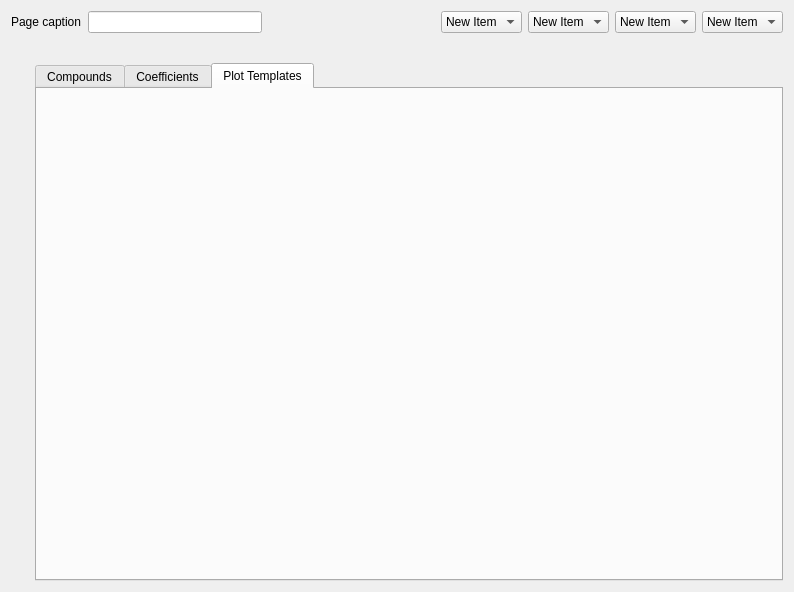
<?xml version="1.0" encoding="UTF-8"?>
<ui version="4.0">
 <class>ViewPageLibrary</class>
 <widget class="QWidget" name="ViewPageLibrary">
  <property name="geometry">
   <rect>
    <x>0</x>
    <y>0</y>
    <width>794</width>
    <height>592</height>
   </rect>
  </property>
  <property name="windowTitle">
   <string>Form</string>
  </property>
  <layout class="QVBoxLayout" name="verticalLayout_7">
   <item>
    <layout class="QHBoxLayout" name="horizontalLayout">
     <item>
      <widget class="QLabel" name="caption">
       <property name="text">
        <string>Page caption</string>
       </property>
      </widget>
     </item>
     <item>
      <widget class="QLineEdit" name="searchLineEdit">
       <property name="text">
        <string/>
       </property>
      </widget>
     </item>
     <item>
      <spacer name="horizontalSpacer">
       <property name="orientation">
        <enum>Qt::Horizontal</enum>
       </property>
       <property name="sizeHint" stdset="0">
        <size>
         <width>40</width>
         <height>20</height>
        </size>
       </property>
      </spacer>
     </item>
     <item>
      <widget class="QComboBox" name="filesFilterCombo">
       <item>
        <property name="text">
         <string>New Item</string>
        </property>
       </item>
       <item>
        <property name="text">
         <string>New Item</string>
        </property>
       </item>
       <item>
        <property name="text">
         <string>New Item</string>
        </property>
       </item>
      </widget>
     </item>
     <item>
      <widget class="QComboBox" name="classifiersFilterCombo">
       <item>
        <property name="text">
         <string>New Item</string>
        </property>
       </item>
       <item>
        <property name="text">
         <string>New Item</string>
        </property>
       </item>
       <item>
        <property name="text">
         <string>New Item</string>
        </property>
       </item>
      </widget>
     </item>
     <item>
      <widget class="QComboBox" name="specificsFilterCombo">
       <item>
        <property name="text">
         <string>New Item</string>
        </property>
       </item>
       <item>
        <property name="text">
         <string>New Item</string>
        </property>
       </item>
       <item>
        <property name="text">
         <string>New Item</string>
        </property>
       </item>
      </widget>
     </item>
     <item>
      <widget class="QComboBox" name="groupFilterCombo">
       <item>
        <property name="text">
         <string>New Item</string>
        </property>
       </item>
       <item>
        <property name="text">
         <string>New Item</string>
        </property>
       </item>
       <item>
        <property name="text">
         <string>New Item</string>
        </property>
       </item>
       <item>
        <property name="text">
         <string>New Item</string>
        </property>
       </item>
      </widget>
     </item>
    </layout>
   </item>
   <item>
    <widget class="QWidget" name="contentContainer" native="true">
     <layout class="QVBoxLayout" name="verticalLayout_2">
      <property name="leftMargin">
       <number>24</number>
      </property>
      <property name="topMargin">
       <number>24</number>
      </property>
      <property name="rightMargin">
       <number>0</number>
      </property>
      <property name="bottomMargin">
       <number>0</number>
      </property>
      <item>
       <widget class="QTabWidget" name="tabWidget">
        <property name="currentIndex">
         <number>2</number>
        </property>
        <widget class="QWidget" name="compoundsTab">
         <attribute name="title">
          <string>Compounds</string>
         </attribute>
         <layout class="QVBoxLayout" name="verticalLayout_8">
          <property name="leftMargin">
           <number>0</number>
          </property>
          <property name="topMargin">
           <number>0</number>
          </property>
          <item>
           <widget class="QSplitter" name="splitter">
            <property name="orientation">
             <enum>Qt::Horizontal</enum>
            </property>
            <widget class="QStackedWidget" name="compoundsTablesStackWgt">
             <property name="currentIndex">
              <number>0</number>
             </property>
             <widget class="QWidget" name="compoundsTablePage">
              <layout class="QVBoxLayout" name="verticalLayout_6">
               <property name="spacing">
                <number>0</number>
               </property>
               <property name="leftMargin">
                <number>0</number>
               </property>
               <property name="topMargin">
                <number>0</number>
               </property>
               <property name="rightMargin">
                <number>0</number>
               </property>
               <property name="bottomMargin">
                <number>0</number>
               </property>
               <item>
                <widget class="LibraryCompoundWidget" name="compoundsWidget" native="true"/>
               </item>
              </layout>
             </widget>
             <widget class="QWidget" name="compoundsAddTablePage">
              <layout class="QVBoxLayout" name="verticalLayout_11">
               <property name="leftMargin">
                <number>0</number>
               </property>
               <property name="topMargin">
                <number>24</number>
               </property>
               <property name="rightMargin">
                <number>0</number>
               </property>
               <property name="bottomMargin">
                <number>0</number>
               </property>
               <item>
                <widget class="QLabel" name="compoundsAddTableCaption">
                 <property name="sizePolicy">
                  <sizepolicy hsizetype="Preferred" vsizetype="Preferred">
                   <horstretch>0</horstretch>
                   <verstretch>0</verstretch>
                  </sizepolicy>
                 </property>
                 <property name="minimumSize">
                  <size>
                   <width>0</width>
                   <height>0</height>
                  </size>
                 </property>
                 <property name="text">
                  <string>Compounds list</string>
                 </property>
                </widget>
               </item>
               <item>
                <widget class="QTreeView" name="compoundsAddTableView"/>
               </item>
              </layout>
             </widget>
            </widget>
            <widget class="QStackedWidget" name="compoundsDetailsStackWgt">
             <property name="currentIndex">
              <number>0</number>
             </property>
             <widget class="QWidget" name="compoundsDetailsPage">
              <layout class="QVBoxLayout" name="verticalLayout_4" stretch="0,0">
               <property name="leftMargin">
                <number>24</number>
               </property>
               <property name="topMargin">
                <number>24</number>
               </property>
               <property name="rightMargin">
                <number>0</number>
               </property>
               <property name="bottomMargin">
                <number>0</number>
               </property>
               <item>
                <layout class="QHBoxLayout" name="horizontalLayout_5">
                 <item>
                  <widget class="QLabel" name="compoundCaption">
                   <property name="sizePolicy">
                    <sizepolicy hsizetype="Preferred" vsizetype="Maximum">
                     <horstretch>0</horstretch>
                     <verstretch>0</verstretch>
                    </sizepolicy>
                   </property>
                   <property name="minimumSize">
                    <size>
                     <width>0</width>
                     <height>0</height>
                    </size>
                   </property>
                   <property name="text">
                    <string>Compound name</string>
                   </property>
                  </widget>
                 </item>
                 <item>
                  <spacer name="horizontalSpacer_3">
                   <property name="orientation">
                    <enum>Qt::Horizontal</enum>
                   </property>
                   <property name="sizeType">
                    <enum>QSizePolicy::MinimumExpanding</enum>
                   </property>
                   <property name="sizeHint" stdset="0">
                    <size>
                     <width>40</width>
                     <height>0</height>
                    </size>
                   </property>
                  </spacer>
                 </item>
                 <item>
                  <widget class="QPushButton" name="compoundControlMenuBtn">
                   <property name="sizePolicy">
                    <sizepolicy hsizetype="Preferred" vsizetype="Maximum">
                     <horstretch>0</horstretch>
                     <verstretch>0</verstretch>
                    </sizepolicy>
                   </property>
                   <property name="text">
                    <string>Compound control</string>
                   </property>
                  </widget>
                 </item>
                </layout>
               </item>
               <item>
                <widget class="QScrollArea" name="compoundsDetailsScrollArea">
                 <property name="frameShape">
                  <enum>QFrame::NoFrame</enum>
                 </property>
                 <property name="widgetResizable">
                  <bool>true</bool>
                 </property>
                 <widget class="QWidget" name="scrollAreaWidgetContents_2">
                  <property name="geometry">
                   <rect>
                    <x>0</x>
                    <y>0</y>
                    <width>390</width>
                    <height>426</height>
                   </rect>
                  </property>
                  <layout class="QVBoxLayout" name="verticalLayout_5">
                   <property name="leftMargin">
                    <number>0</number>
                   </property>
                   <property name="topMargin">
                    <number>0</number>
                   </property>
                   <property name="rightMargin">
                    <number>0</number>
                   </property>
                   <property name="bottomMargin">
                    <number>0</number>
                   </property>
                   <item>
                    <widget class="CompoundDetailsWidget" name="compoundDetailsWidget" native="true"/>
                   </item>
                  </layout>
                 </widget>
                </widget>
               </item>
              </layout>
             </widget>
             <widget class="QWidget" name="addCompoundsPage">
              <layout class="QVBoxLayout" name="verticalLayout">
               <property name="spacing">
                <number>0</number>
               </property>
               <property name="leftMargin">
                <number>24</number>
               </property>
               <property name="topMargin">
                <number>0</number>
               </property>
               <property name="rightMargin">
                <number>0</number>
               </property>
               <property name="bottomMargin">
                <number>0</number>
               </property>
               <item>
                <widget class="QScrollArea" name="addCompoundsDetailsScrollArea">
                 <property name="frameShape">
                  <enum>QFrame::NoFrame</enum>
                 </property>
                 <property name="widgetResizable">
                  <bool>true</bool>
                 </property>
                 <widget class="QWidget" name="scrollAreaWidgetContents">
                  <property name="geometry">
                   <rect>
                    <x>0</x>
                    <y>0</y>
                    <width>254</width>
                    <height>72</height>
                   </rect>
                  </property>
                  <layout class="QVBoxLayout" name="verticalLayout_3" stretch="0,0">
                   <property name="leftMargin">
                    <number>0</number>
                   </property>
                   <property name="topMargin">
                    <number>24</number>
                   </property>
                   <property name="rightMargin">
                    <number>0</number>
                   </property>
                   <property name="bottomMargin">
                    <number>0</number>
                   </property>
                   <item>
                    <layout class="QHBoxLayout" name="horizontalLayout_4">
                     <item>
                      <widget class="QLabel" name="compoundAddCaption">
                       <property name="sizePolicy">
                        <sizepolicy hsizetype="Preferred" vsizetype="Maximum">
                         <horstretch>0</horstretch>
                         <verstretch>0</verstretch>
                        </sizepolicy>
                       </property>
                       <property name="minimumSize">
                        <size>
                         <width>0</width>
                         <height>0</height>
                        </size>
                       </property>
                       <property name="text">
                        <string>Add compound</string>
                       </property>
                      </widget>
                     </item>
                     <item>
                      <spacer name="horizontalSpacer_2">
                       <property name="orientation">
                        <enum>Qt::Horizontal</enum>
                       </property>
                       <property name="sizeHint" stdset="0">
                        <size>
                         <width>40</width>
                         <height>0</height>
                        </size>
                       </property>
                      </spacer>
                     </item>
                     <item>
                      <widget class="QPushButton" name="compoundConfirmAdditionBtn">
                       <property name="sizePolicy">
                        <sizepolicy hsizetype="Minimum" vsizetype="Maximum">
                         <horstretch>0</horstretch>
                         <verstretch>0</verstretch>
                        </sizepolicy>
                       </property>
                       <property name="text">
                        <string>Add</string>
                       </property>
                      </widget>
                     </item>
                     <item>
                      <widget class="QPushButton" name="compoundCancelAdditionBtn">
                       <property name="sizePolicy">
                        <sizepolicy hsizetype="Minimum" vsizetype="Maximum">
                         <horstretch>0</horstretch>
                         <verstretch>0</verstretch>
                        </sizepolicy>
                       </property>
                       <property name="text">
                        <string>Cancel</string>
                       </property>
                      </widget>
                     </item>
                    </layout>
                   </item>
                   <item>
                    <widget class="QStackedWidget" name="addingDetailsStackWgt">
                     <property name="currentIndex">
                      <number>1</number>
                     </property>
                     <widget class="QWidget" name="adding_page">
                      <layout class="QVBoxLayout" name="verticalLayout_9">
                       <property name="leftMargin">
                        <number>0</number>
                       </property>
                       <property name="topMargin">
                        <number>0</number>
                       </property>
                       <property name="rightMargin">
                        <number>0</number>
                       </property>
                       <property name="bottomMargin">
                        <number>0</number>
                       </property>
                       <item>
                        <widget class="AddCompoundWidget" name="addingAddCompoundWidget" native="true"/>
                       </item>
                      </layout>
                     </widget>
                     <widget class="QWidget" name="details_page">
                      <layout class="QVBoxLayout" name="verticalLayout_10">
                       <property name="leftMargin">
                        <number>0</number>
                       </property>
                       <property name="topMargin">
                        <number>0</number>
                       </property>
                       <property name="rightMargin">
                        <number>0</number>
                       </property>
                       <property name="bottomMargin">
                        <number>0</number>
                       </property>
                       <item>
                        <widget class="CompoundDetailsWidget" name="addingCompoundDetailsWidged" native="true"/>
                       </item>
                      </layout>
                     </widget>
                    </widget>
                   </item>
                  </layout>
                 </widget>
                </widget>
               </item>
              </layout>
             </widget>
             <widget class="QWidget" name="modifyPage">
              <layout class="QVBoxLayout" name="verticalLayout_12" stretch="0,0">
               <property name="leftMargin">
                <number>24</number>
               </property>
               <property name="topMargin">
                <number>24</number>
               </property>
               <property name="rightMargin">
                <number>0</number>
               </property>
               <property name="bottomMargin">
                <number>0</number>
               </property>
               <item>
                <layout class="QHBoxLayout" name="horizontalLayout_6">
                 <item>
                  <widget class="QLabel" name="compoundModifyCaption">
                   <property name="sizePolicy">
                    <sizepolicy hsizetype="Preferred" vsizetype="Maximum">
                     <horstretch>0</horstretch>
                     <verstretch>0</verstretch>
                    </sizepolicy>
                   </property>
                   <property name="minimumSize">
                    <size>
                     <width>0</width>
                     <height>0</height>
                    </size>
                   </property>
                   <property name="text">
                    <string>Modify compound</string>
                   </property>
                  </widget>
                 </item>
                 <item>
                  <spacer name="horizontalSpacer_4">
                   <property name="orientation">
                    <enum>Qt::Horizontal</enum>
                   </property>
                   <property name="sizeHint" stdset="0">
                    <size>
                     <width>40</width>
                     <height>0</height>
                    </size>
                   </property>
                  </spacer>
                 </item>
                 <item>
                  <widget class="QPushButton" name="compoundConfirmModifyingBtn">
                   <property name="sizePolicy">
                    <sizepolicy hsizetype="Minimum" vsizetype="Maximum">
                     <horstretch>0</horstretch>
                     <verstretch>0</verstretch>
                    </sizepolicy>
                   </property>
                   <property name="text">
                    <string>Apply</string>
                   </property>
                  </widget>
                 </item>
                 <item>
                  <widget class="QPushButton" name="compoundCancelModifyingBtn">
                   <property name="sizePolicy">
                    <sizepolicy hsizetype="Minimum" vsizetype="Maximum">
                     <horstretch>0</horstretch>
                     <verstretch>0</verstretch>
                    </sizepolicy>
                   </property>
                   <property name="text">
                    <string>Cancel</string>
                   </property>
                  </widget>
                 </item>
                </layout>
               </item>
               <item>
                <widget class="QScrollArea" name="modifyScrollArea">
                 <property name="frameShape">
                  <enum>QFrame::NoFrame</enum>
                 </property>
                 <property name="widgetResizable">
                  <bool>true</bool>
                 </property>
                 <widget class="QWidget" name="modifyScrollAreaWidgetContents">
                  <property name="geometry">
                   <rect>
                    <x>0</x>
                    <y>0</y>
                    <width>59</width>
                    <height>16</height>
                   </rect>
                  </property>
                  <layout class="QVBoxLayout" name="verticalLayout_13">
                   <property name="leftMargin">
                    <number>0</number>
                   </property>
                   <property name="topMargin">
                    <number>0</number>
                   </property>
                   <property name="rightMargin">
                    <number>0</number>
                   </property>
                   <property name="bottomMargin">
                    <number>0</number>
                   </property>
                   <item>
                    <widget class="ModifyCompoundWidget" name="modifyWidget" native="true"/>
                   </item>
                  </layout>
                 </widget>
                </widget>
               </item>
              </layout>
             </widget>
             <widget class="QWidget" name="emptyPage"/>
            </widget>
           </widget>
          </item>
         </layout>
        </widget>
        <widget class="QWidget" name="coefficientsTab">
         <attribute name="title">
          <string>Coefficients</string>
         </attribute>
         <layout class="QHBoxLayout" name="horizontalLayout_3">
          <property name="spacing">
           <number>6</number>
          </property>
          <property name="leftMargin">
           <number>0</number>
          </property>
          <property name="topMargin">
           <number>0</number>
          </property>
          <property name="rightMargin">
           <number>9</number>
          </property>
          <item>
           <widget class="QSplitter" name="splitter_2">
            <property name="orientation">
             <enum>Qt::Horizontal</enum>
            </property>
            <widget class="QStackedWidget" name="coefficientTablesStackWgt">
             <property name="currentIndex">
              <number>0</number>
             </property>
             <widget class="QWidget" name="coefficientTablePage">
              <layout class="QVBoxLayout" name="verticalLayout_6">
               <property name="spacing">
                <number>0</number>
               </property>
               <property name="leftMargin">
                <number>0</number>
               </property>
               <property name="topMargin">
                <number>0</number>
               </property>
               <property name="rightMargin">
                <number>0</number>
               </property>
               <property name="bottomMargin">
                <number>0</number>
               </property>
               <item>
                <widget class="LibraryCoefficientWidget" name="coefficientsWidget" native="true"/>
               </item>
              </layout>
             </widget>
             <widget class="QWidget" name="coefficientAddTablePage">
              <layout class="QVBoxLayout" name="verticalLayout_11">
               <property name="leftMargin">
                <number>0</number>
               </property>
               <property name="topMargin">
                <number>24</number>
               </property>
               <property name="rightMargin">
                <number>0</number>
               </property>
               <property name="bottomMargin">
                <number>0</number>
               </property>
               <item>
                <widget class="QLabel" name="coefficientAddTableCaption">
                 <property name="sizePolicy">
                  <sizepolicy hsizetype="Preferred" vsizetype="Preferred">
                   <horstretch>0</horstretch>
                   <verstretch>0</verstretch>
                  </sizepolicy>
                 </property>
                 <property name="minimumSize">
                  <size>
                   <width>0</width>
                   <height>0</height>
                  </size>
                 </property>
                 <property name="text">
                  <string>Coefficient list</string>
                 </property>
                </widget>
               </item>
               <item>
                <widget class="QTreeView" name="coefficientAddTableView"/>
               </item>
              </layout>
             </widget>
            </widget>
            <widget class="QStackedWidget" name="coefficientsDetailsStackWgt">
             <property name="currentIndex">
              <number>0</number>
             </property>
             <widget class="QWidget" name="coefficientsDetailsPage">
              <layout class="QVBoxLayout" name="coefficientsVerticalLayout_4" stretch="0,0">
               <property name="leftMargin">
                <number>24</number>
               </property>
               <property name="topMargin">
                <number>24</number>
               </property>
               <property name="rightMargin">
                <number>0</number>
               </property>
               <property name="bottomMargin">
                <number>0</number>
               </property>
               <item>
                <layout class="QHBoxLayout" name="coefficientsHorizontalLayout_5">
                 <item>
                  <widget class="QLabel" name="coefficientsCaption">
                   <property name="sizePolicy">
                    <sizepolicy hsizetype="Preferred" vsizetype="Maximum">
                     <horstretch>0</horstretch>
                     <verstretch>0</verstretch>
                    </sizepolicy>
                   </property>
                   <property name="minimumSize">
                    <size>
                     <width>0</width>
                     <height>0</height>
                    </size>
                   </property>
                   <property name="text">
                    <string>Coefficient name</string>
                   </property>
                  </widget>
                 </item>
                 <item>
                  <spacer name="coefficientsHorizontalSpacer_3">
                   <property name="orientation">
                    <enum>Qt::Horizontal</enum>
                   </property>
                   <property name="sizeType">
                    <enum>QSizePolicy::MinimumExpanding</enum>
                   </property>
                   <property name="sizeHint" stdset="0">
                    <size>
                     <width>40</width>
                     <height>0</height>
                    </size>
                   </property>
                  </spacer>
                 </item>
                 <item>
                  <widget class="QPushButton" name="coefficientsControlMenuBtn">
                   <property name="sizePolicy">
                    <sizepolicy hsizetype="Preferred" vsizetype="Maximum">
                     <horstretch>0</horstretch>
                     <verstretch>0</verstretch>
                    </sizepolicy>
                   </property>
                   <property name="text">
                    <string>Coefficient control</string>
                   </property>
                  </widget>
                 </item>
                </layout>
               </item>
               <item>
                <widget class="QScrollArea" name="coefficientsDetailsScrollArea">
                 <property name="frameShape">
                  <enum>QFrame::NoFrame</enum>
                 </property>
                 <property name="widgetResizable">
                  <bool>true</bool>
                 </property>
                 <widget class="QWidget" name="coefficientsScrollAreaWidgetContents_2">
                  <property name="geometry">
                   <rect>
                    <x>0</x>
                    <y>0</y>
                    <width>389</width>
                    <height>426</height>
                   </rect>
                  </property>
                  <layout class="QVBoxLayout" name="coefficientsVerticalLayout_5">
                   <property name="leftMargin">
                    <number>0</number>
                   </property>
                   <property name="topMargin">
                    <number>0</number>
                   </property>
                   <property name="rightMargin">
                    <number>0</number>
                   </property>
                   <property name="bottomMargin">
                    <number>0</number>
                   </property>
                   <item>
                    <widget class="CoefficientDetailsWidget" name="coefficientsDetailsWidget" native="true"/>
                   </item>
                  </layout>
                 </widget>
                </widget>
               </item>
              </layout>
             </widget>
             <widget class="QWidget" name="addcoefficientsPage">
              <layout class="QVBoxLayout" name="coefficientsVerticalLayout">
               <property name="spacing">
                <number>0</number>
               </property>
               <property name="leftMargin">
                <number>24</number>
               </property>
               <property name="topMargin">
                <number>0</number>
               </property>
               <property name="rightMargin">
                <number>0</number>
               </property>
               <property name="bottomMargin">
                <number>0</number>
               </property>
               <item>
                <widget class="QScrollArea" name="addCoefficientsDetailsScrollArea">
                 <property name="frameShape">
                  <enum>QFrame::NoFrame</enum>
                 </property>
                 <property name="widgetResizable">
                  <bool>true</bool>
                 </property>
                 <widget class="QWidget" name="coefficientsScrollAreaWidgetContents">
                  <property name="geometry">
                   <rect>
                    <x>0</x>
                    <y>0</y>
                    <width>251</width>
                    <height>72</height>
                   </rect>
                  </property>
                  <layout class="QVBoxLayout" name="coefficientsVerticalLayout_3" stretch="0,0">
                   <property name="leftMargin">
                    <number>0</number>
                   </property>
                   <property name="topMargin">
                    <number>24</number>
                   </property>
                   <property name="rightMargin">
                    <number>0</number>
                   </property>
                   <property name="bottomMargin">
                    <number>0</number>
                   </property>
                   <item>
                    <layout class="QHBoxLayout" name="coefficientsHorizontalLayout_4">
                     <item>
                      <widget class="QLabel" name="coefficientsAddCaption">
                       <property name="sizePolicy">
                        <sizepolicy hsizetype="Preferred" vsizetype="Maximum">
                         <horstretch>0</horstretch>
                         <verstretch>0</verstretch>
                        </sizepolicy>
                       </property>
                       <property name="minimumSize">
                        <size>
                         <width>0</width>
                         <height>0</height>
                        </size>
                       </property>
                       <property name="text">
                        <string>Add coefficient</string>
                       </property>
                      </widget>
                     </item>
                     <item>
                      <spacer name="coefficientsHorizontalSpacer_2">
                       <property name="orientation">
                        <enum>Qt::Horizontal</enum>
                       </property>
                       <property name="sizeHint" stdset="0">
                        <size>
                         <width>40</width>
                         <height>0</height>
                        </size>
                       </property>
                      </spacer>
                     </item>
                     <item>
                      <widget class="QPushButton" name="coefficientsConfirmAdditionBtn">
                       <property name="sizePolicy">
                        <sizepolicy hsizetype="Minimum" vsizetype="Maximum">
                         <horstretch>0</horstretch>
                         <verstretch>0</verstretch>
                        </sizepolicy>
                       </property>
                       <property name="text">
                        <string>Add</string>
                       </property>
                      </widget>
                     </item>
                     <item>
                      <widget class="QPushButton" name="coefficientsCancelAdditionBtn">
                       <property name="sizePolicy">
                        <sizepolicy hsizetype="Minimum" vsizetype="Maximum">
                         <horstretch>0</horstretch>
                         <verstretch>0</verstretch>
                        </sizepolicy>
                       </property>
                       <property name="text">
                        <string>Cancel</string>
                       </property>
                      </widget>
                     </item>
                    </layout>
                   </item>
                   <item>
                    <widget class="QStackedWidget" name="addingCoefficientsDetailsStackWgt">
                     <property name="currentIndex">
                      <number>1</number>
                     </property>
                     <widget class="QWidget" name="adding_page">
                      <layout class="QVBoxLayout" name="coefficientsVerticalLayout_9">
                       <property name="leftMargin">
                        <number>0</number>
                       </property>
                       <property name="topMargin">
                        <number>0</number>
                       </property>
                       <property name="rightMargin">
                        <number>0</number>
                       </property>
                       <property name="bottomMargin">
                        <number>0</number>
                       </property>
                       <item>
                        <widget class="AddCoefficientWidget" name="addingAddCoefficientsWidget" native="true"/>
                       </item>
                      </layout>
                     </widget>
                     <widget class="QWidget" name="coefficientsDetails_page">
                      <layout class="QVBoxLayout" name="coefficientsVerticalLayout_10">
                       <property name="leftMargin">
                        <number>0</number>
                       </property>
                       <property name="topMargin">
                        <number>0</number>
                       </property>
                       <property name="rightMargin">
                        <number>0</number>
                       </property>
                       <property name="bottomMargin">
                        <number>0</number>
                       </property>
                       <item>
                        <widget class="CoefficientDetailsWidget" name="addingCoefficientsDetailsWidged" native="true"/>
                       </item>
                      </layout>
                     </widget>
                    </widget>
                   </item>
                  </layout>
                 </widget>
                </widget>
               </item>
              </layout>
             </widget>
             <widget class="QWidget" name="coefficientsModifyPage">
              <layout class="QVBoxLayout" name="coefficientsVerticalLayout_12" stretch="0,0">
               <property name="leftMargin">
                <number>24</number>
               </property>
               <property name="topMargin">
                <number>24</number>
               </property>
               <property name="rightMargin">
                <number>0</number>
               </property>
               <property name="bottomMargin">
                <number>0</number>
               </property>
               <item>
                <layout class="QHBoxLayout" name="coefficientsHorizontalLayout_6">
                 <item>
                  <widget class="QLabel" name="coefficientsModifyCaption">
                   <property name="sizePolicy">
                    <sizepolicy hsizetype="Preferred" vsizetype="Maximum">
                     <horstretch>0</horstretch>
                     <verstretch>0</verstretch>
                    </sizepolicy>
                   </property>
                   <property name="minimumSize">
                    <size>
                     <width>0</width>
                     <height>0</height>
                    </size>
                   </property>
                   <property name="text">
                    <string>Modify coefficient</string>
                   </property>
                  </widget>
                 </item>
                 <item>
                  <spacer name="coefficientsHorizontalSpacer_4">
                   <property name="orientation">
                    <enum>Qt::Horizontal</enum>
                   </property>
                   <property name="sizeHint" stdset="0">
                    <size>
                     <width>40</width>
                     <height>0</height>
                    </size>
                   </property>
                  </spacer>
                 </item>
                 <item>
                  <widget class="QPushButton" name="coefficientsConfirmModifyingBtn">
                   <property name="sizePolicy">
                    <sizepolicy hsizetype="Minimum" vsizetype="Maximum">
                     <horstretch>0</horstretch>
                     <verstretch>0</verstretch>
                    </sizepolicy>
                   </property>
                   <property name="text">
                    <string>Apply</string>
                   </property>
                  </widget>
                 </item>
                 <item>
                  <widget class="QPushButton" name="coefficientsCancelModifyingBtn">
                   <property name="sizePolicy">
                    <sizepolicy hsizetype="Minimum" vsizetype="Maximum">
                     <horstretch>0</horstretch>
                     <verstretch>0</verstretch>
                    </sizepolicy>
                   </property>
                   <property name="text">
                    <string>Cancel</string>
                   </property>
                  </widget>
                 </item>
                </layout>
               </item>
               <item>
                <widget class="QScrollArea" name="coefficientsModifyScrollArea">
                 <property name="frameShape">
                  <enum>QFrame::NoFrame</enum>
                 </property>
                 <property name="widgetResizable">
                  <bool>true</bool>
                 </property>
                 <widget class="QWidget" name="coefficientsModifyScrollAreaWidgetContents">
                  <property name="geometry">
                   <rect>
                    <x>0</x>
                    <y>0</y>
                    <width>59</width>
                    <height>16</height>
                   </rect>
                  </property>
                  <layout class="QVBoxLayout" name="coefficientsVerticalLayout_13">
                   <property name="leftMargin">
                    <number>0</number>
                   </property>
                   <property name="topMargin">
                    <number>0</number>
                   </property>
                   <property name="rightMargin">
                    <number>0</number>
                   </property>
                   <property name="bottomMargin">
                    <number>0</number>
                   </property>
                   <item>
                    <widget class="ModifyCoefficientWidget" name="coefficientsModifyWidget" native="true"/>
                   </item>
                  </layout>
                 </widget>
                </widget>
               </item>
              </layout>
             </widget>
             <widget class="QWidget" name="emptyPage"/>
            </widget>
           </widget>
          </item>
         </layout>
        </widget>
        <widget class="QWidget" name="templatesTab">
         <attribute name="title">
          <string>Plot Templates</string>
         </attribute>
         <layout class="QHBoxLayout" name="horizontalLayout_3">
          <property name="spacing">
           <number>0</number>
          </property>
          <property name="leftMargin">
           <number>0</number>
          </property>
          <property name="topMargin">
           <number>0</number>
          </property>
          <property name="rightMargin">
           <number>0</number>
          </property>
          <property name="bottomMargin">
           <number>0</number>
          </property>
          <item>
           <widget class="QStackedWidget" name="stwdtPlotTemplate">
            <property name="currentIndex">
             <number>0</number>
            </property>
            <widget class="PlotTemplateListWidget" name="templateListWidget"/>
            <widget class="PlotTemplateWidget" name="templateEditPlotWidget"/>
           </widget>
          </item>
         </layout>
        </widget>
       </widget>
      </item>
     </layout>
    </widget>
   </item>
  </layout>
 </widget>
 <customwidgets>
  <customwidget>
   <class>LibraryCompoundWidget</class>
   <extends>QWidget</extends>
   <header>ui/widgets/library/library_compound_widget.h</header>
   <container>1</container>
  </customwidget>
  <customwidget>
   <class>LibraryCoefficientWidget</class>
   <extends>QWidget</extends>
   <header>ui/widgets/library/library_coefficient_widget.h</header>
   <container>1</container>
  </customwidget>
  <customwidget>
   <class>AddCompoundWidget</class>
   <extends>QWidget</extends>
   <header>ui/widgets/library/add_compound_widget.h</header>
   <container>1</container>
  </customwidget>
  <customwidget>
   <class>AddCoefficientWidget</class>
   <extends>QWidget</extends>
   <header>ui/widgets/library/add_coefficient_widget.h</header>
   <container>1</container>
  </customwidget>
  <customwidget>
   <class>CompoundDetailsWidget</class>
   <extends>QWidget</extends>
   <header>ui/widgets/library/compound_details_widget.h</header>
   <container>1</container>
  </customwidget>
  <customwidget>
   <class>CoefficientDetailsWidget</class>
   <extends>QWidget</extends>
   <header>ui/widgets/library/coefficient_details_widget.h</header>
   <container>1</container>
  </customwidget>
  <customwidget>
   <class>ModifyCompoundWidget</class>
   <extends>QWidget</extends>
   <header>ui/widgets/library/modify_compound_widget.h</header>
   <container>1</container>
  </customwidget>
  <customwidget>
   <class>ModifyCoefficientWidget</class>
   <extends>QWidget</extends>
   <header>ui/widgets/library/modify_coefficient_widget.h</header>
   <container>1</container>
  </customwidget>
  <customwidget>
   <class>PlotTemplateWidget</class>
   <extends>QWidget</extends>
   <header>ui/widgets/plot_template_widget.h</header>
   <container>1</container>
  </customwidget>
  <customwidget>
   <class>PlotTemplateListWidget</class>
   <extends>QWidget</extends>
   <header>ui/widgets/plot_template_list_widget.h</header>
   <container>1</container>
  </customwidget>
 </customwidgets>
 <resources/>
 <connections/>
</ui>
